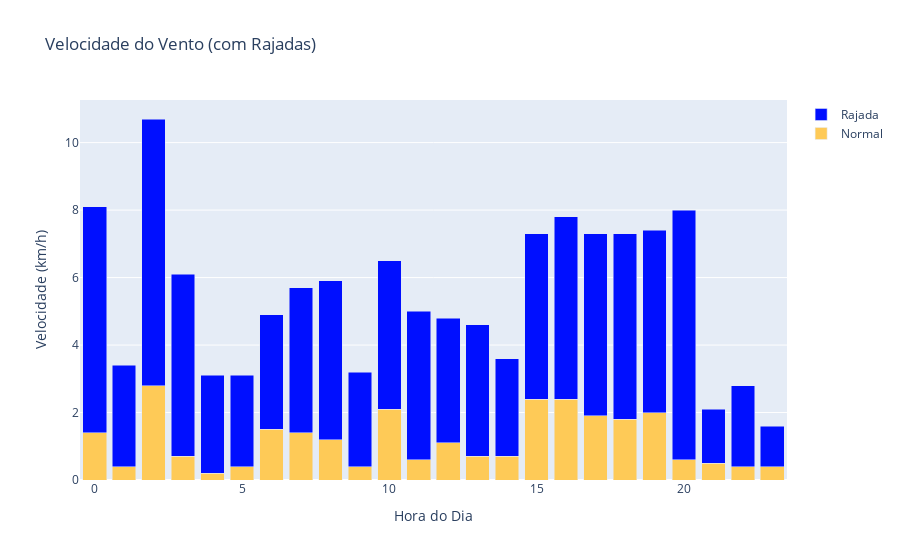

The cell this chart's notebook holds for it:
### Code cell
configure_plotly_browser_state()

vento_vel = go.Bar(x=clima['hora'], y=clima['vento_vel'], name='Normal', marker = {'color': '#feca57'})
vento_rajada = go.Bar(x=clima['hora'], y=clima['vento_rajada'], name='Rajada', marker = {'color': '#000fff'})

data = [vento_vel, vento_rajada]

layout = go.Layout(title='Velocidade do Vento (com Rajadas)', xaxis={'title': 'Hora do Dia'}, yaxis={'title': 'Velocidade (km/h)'}, barmode='stack')
fig = go.Figure(data=data, layout=layout)

ply.iplot(fig)

### Figure 1 — Plotly figure (JSON) as saved in the notebook; plotly's stock layout.template omitted (floating-point values rounded to 4 significant figures)
{"data": [{"marker": {"color": "#feca57"}, "x": [0, 1, 2, 3, 4, 5, 6, 7, 8, 9, 10, 11, 12, 13, 14, 15, 16, 17, 18, 19, 20, 21, 22, 23], "type": "bar", "name": "Normal", "y": [1.4, 0.4, 2.8, 0.7, 0.2, 0.4, 1.5, 1.4, 1.2, 0.4, 2.1, 0.6, 1.1, 0.7, 0.7, 2.4, 2.4, 1.9, 1.8, 2, 0.6, 0.5, 0.4, 0.4]}, {"marker": {"color": "#000fff"}, "x": [0, 1, 2, 3, 4, 5, 6, 7, 8, 9, 10, 11, 12, 13, 14, 15, 16, 17, 18, 19, 20, 21, 22, 23], "type": "bar", "name": "Rajada", "y": [6.7, 3, 7.9, 5.4, 2.9, 2.7, 3.4, 4.3, 4.7, 2.8, 4.4, 4.4, 3.7, 3.9, 2.9, 4.9, 5.4, 5.4, 5.5, 5.4, 7.4, 1.6, 2.4, 1.2]}], "layout": {"barmode": "stack", "yaxis": {"title": {"text": "Velocidade (km/h)"}}, "xaxis": {"title": {"text": "Hora do Dia"}}, "title": {"text": "Velocidade do Vento (com Rajadas)"}}}
